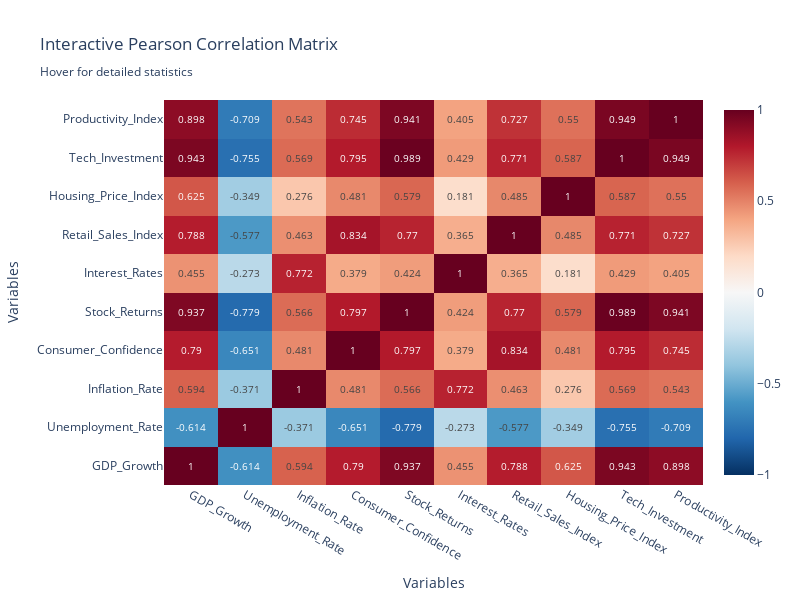
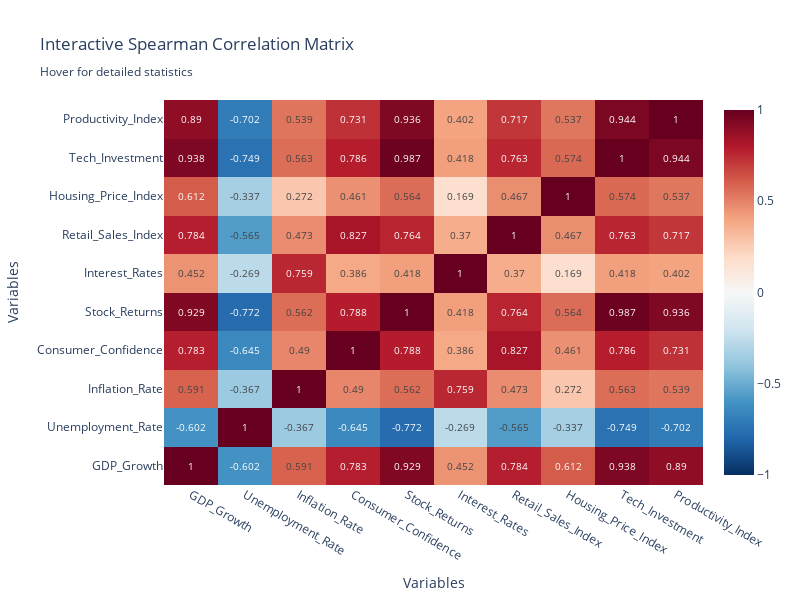
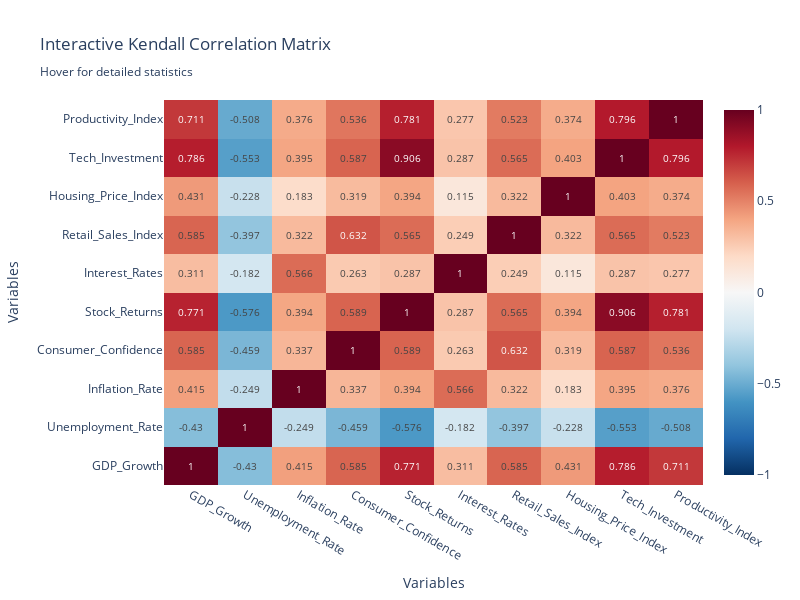

The code cell stored with these charts, in order, in its notebook:
### Code cell
# 4. INTERACTIVE CORRELATION EXPLORER
print("\n 4. INTERACTIVE CORRELATION EXPLORER")
print("=" * 50)

# Create interactive correlation matrix with drill-down capability
def create_interactive_correlation_matrix(dataframe, method='pearson'):
    """Create an interactive correlation matrix with detailed hover information"""

    # Calculate correlation matrix
    corr_matrix = dataframe.corr(method=method)

    # Create mask for upper triangle (optional)
    mask = np.triu(np.ones_like(corr_matrix, dtype=bool))

    # Create hover text with detailed statistics
    hover_text = []
    for i in range(len(corr_matrix.columns)):
        hover_text.append([])
        for j in range(len(corr_matrix.columns)):
            if i != j:
                var1, var2 = corr_matrix.columns[i], corr_matrix.columns[j]
                corr_val = corr_matrix.iloc[i, j]

                # Calculate additional statistics
                x_data, y_data = dataframe[var1], dataframe[var2]
                r_squared = corr_val ** 2

                hover_info = (
                    f"Variables: {var1} vs {var2}<br>"
                    f"Correlation: {corr_val:.4f}<br>"
                    f"R-squared: {r_squared:.4f}<br>"
                    f"Sample size: {len(x_data)}<br>"
                    f"Strength: {'Strong' if abs(corr_val) >= 0.7 else 'Moderate' if abs(corr_val) >= 0.3 else 'Weak'}"
                )
            else:
                hover_info = f"Variable: {corr_matrix.columns[i]}<br>Perfect correlation: 1.000"

            hover_text[i].append(hover_info)

    # Create the heatmap
    fig = go.Figure(data=go.Heatmap(
        z=corr_matrix.values,
        x=corr_matrix.columns,
        y=corr_matrix.columns,
        colorscale='RdBu_r',
        zmid=0,
        text=corr_matrix.round(3).values,
        texttemplate="%{text}",
        textfont={"size": 10},
        hovertemplate='%{hovertext}<extra></extra>',
        hovertext=hover_text
    ))

    fig.update_layout(
        title=f"Interactive {method.title()} Correlation Matrix<br><sub>Hover for detailed statistics</sub>",
        xaxis_title="Variables",
        yaxis_title="Variables",
        width=800,
        height=600
    )

    return fig

# Create interactive matrices for all methods
for method in ['pearson', 'spearman', 'kendall']:
    fig = create_interactive_correlation_matrix(df, method)
    fig.show()
